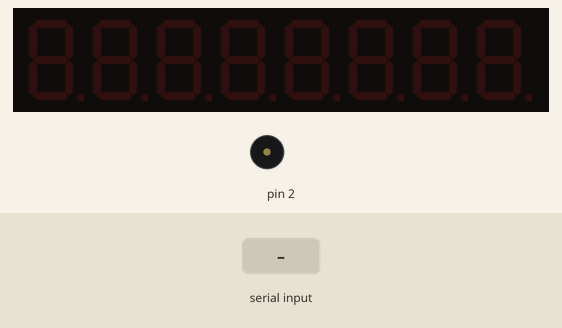
Recording of a sketch running on a simulated Arduino Uno, built with avr-gcc and run on an emulated ATmega328P. Parts: 8-digit seven-segment display, buzzer (waves = sounding). Inputs (shaded band) come from the test bench.

Above: at 0.9 s.
1.0 s: "90,45\n" received over Serial
At 1.5 s:
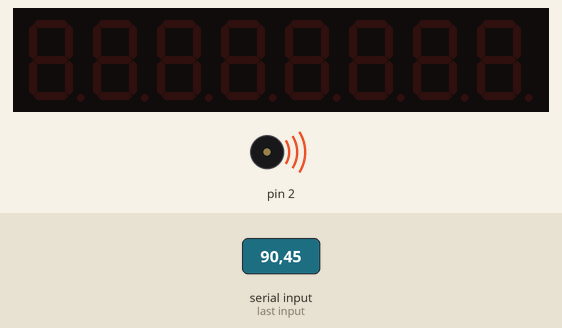
At 4.48 s:
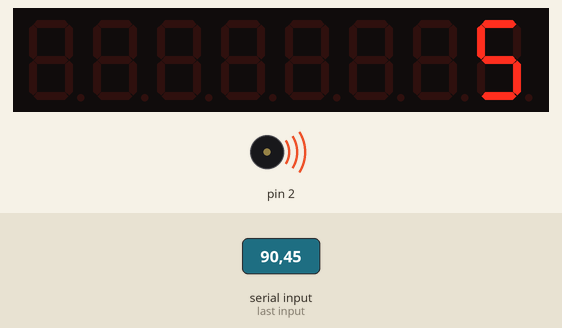
Timing chart, 0 to 8.5 s (numbered marks = the images above; inputs shaded):
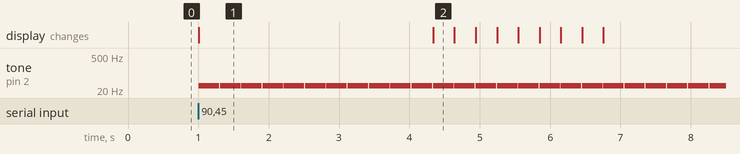

Measured:
- after the input at 1.0 s, tone on pin 2: alternates 30 Hz for 0.29 s and silent for 0.01 s, starting at once

The sketch:

advent-of-code-09b.ino
```cpp
#include <stdio.h>
#include "advent.h"

long long compute_length(int n) {
    enum {Normal, Read_NChars, Read_Times};
    long long length = 0;
    char state = Normal;
    int nchars, times;

    while(n) {
        if (!Serial.available())
            continue;

        char c = Serial.read();
        if (c <= 32) {
            return length;
        }
        n--;
        switch(state) {
            case Normal:
                if (c == '(') {
                    state = Read_NChars;
                    nchars = 0;
                }
                else {
                    length++;
                }
                break;
            case Read_NChars:
                if (c == 'x') {
                    state = Read_Times;
                    times = 0;
                }
                else {
                    nchars = nchars * 10 + c - '0';
                }
                break;
            case Read_Times:
                if (c == ')') {
                    state = Normal;
                    length += times * compute_length(nchars);
                    n -= nchars;
                    digitalWrite(2, HIGH);
                    showNumber(nchars, 4);
                    showNumber(times, 0);
                    digitalWrite(2, LOW);
                }
                else {
                    times = times * 10 + c - '0';
                }
                break;
        }
    }
    return length;
}

long long tot_length;

void setup() {
    pinMode(2, OUTPUT);
    Serial.begin(9600);
    tot_length = compute_length(100000);
}

void loop() {
    for(int pos = -11; pos < 8; pos++) {
        lcd.clearDisplay(0);
        showNumber(tot_length, pos, 12);
        tone(2, 30, 290);
        delay(300);
    }
}
```
